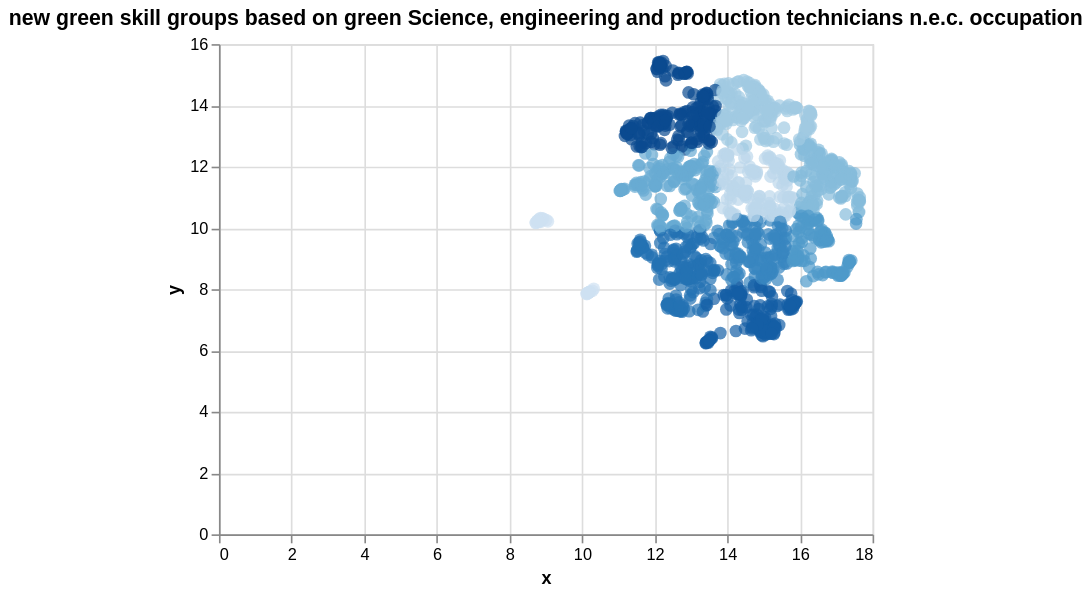

Specify this chart in Vega-Lite:
### Vega-Lite specification from a JSON file in a GitHub repository (floating-point values rounded to 4 significant figures; data arrays with more than 128 entries replaced by an {"elided": "..."} marker saying what was removed)
{"config": {"view": {"continuousWidth": 400, "continuousHeight": 300}}, "data": {"name": "data-a73868452127a6c5103d0a74f187a1dd"}, "mark": {"type": "circle", "size": 60}, "encoding": {"color": {"field": "cluster_number", "legend": null, "type": "quantitative"}, "tooltip": [{"field": "skill", "type": "nominal"}, {"field": "cluster_number", "type": "quantitative"}], "x": {"field": "x", "type": "quantitative"}, "y": {"field": "y", "type": "quantitative"}}, "selection": {"selector017": {"type": "interval", "bind": "scales", "encodings": ["x", "y"]}}, "title": "new green skill groups based on green Science, engineering and production technicians n.e.c. occupation", "$schema": "https://vega.github.io/schema/vega-lite/v5.json", "datasets": {"data-a73868452127a6c5103d0a74f187a1dd": {"elided": "1494 records"}}}
